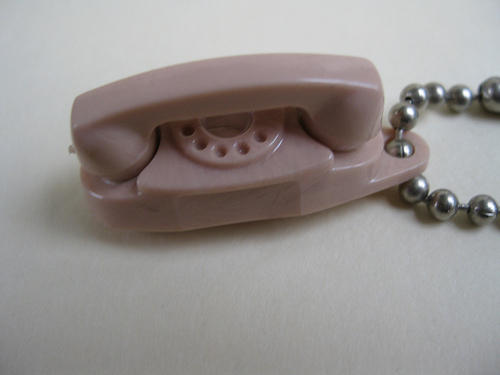
#> input picture test.JPEG, 500 x 375 px
$ python preprocess.py
#> lines starting #> are read from the running program, lines starting #| are printed output that depends on the picture
import os
from PIL import Image
import numpy as np

def main():
    img = Image.open("test.JPEG").convert('RGB')
#> img is the input picture: PIL image 500x375 RGB; mean R, G, B 150.5, 145.8, 143.9
    input_size = 256
    if img.height <= img.width:
        ratio = input_size / img.height
#> ratio = 0.683
        w_size = int(img.width * ratio)
#> w_size = 341
        img = img.resize((w_size, input_size), Image.BILINEAR)
#> img: PIL image 341x256 RGB
    else:
        ratio = input_size / img.width
        h_size = int(img.height * ratio)
        img = img.resize((input_size, h_size), Image.BILINEAR)

    img = np.array(img, dtype=np.float32)
#> img: shape (256, 341, 3) float32
    out_width = 224
    out_height = 224
    height, width, _ = img.shape
#> height = 256; width = 341
    left = int((width - out_width) / 2)
#> left = 58
    right = int((width + out_width) / 2)
#> right = 282
    top = int((height - out_height) / 2)
#> top = 16
    bottom = int((height + out_height) / 2)
#> bottom = 240
    img = img[top:bottom, left:right]
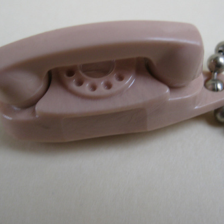
#> img: shape (224, 224, 3) float32; mean R, G, B 140.4, 131, 127.9

    img = img / 255.
    mean = [0.485, 0.456, 0.406]
    std = [0.229, 0.224, 0.225]
    img[..., 0] = (img[..., 0] - mean[0]) / std[0]
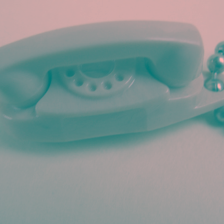
#> img: shape (224, 224, 3) float32; mean R, G, B 0.286, 0.514, 0.501; drawn with min black and max white
    img[..., 1] = (img[..., 1] - mean[1]) / std[1]
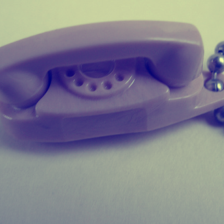
#> img: shape (224, 224, 3) float32; mean R, G, B 0.286, 0.258, 0.501; drawn with min black and max white
    img[..., 2] = (img[..., 2] - mean[2]) / std[2]
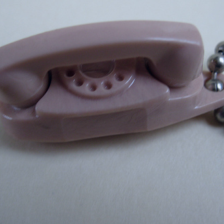
#> img: shape (224, 224, 3) float32; mean R, G, B 0.286, 0.258, 0.424; drawn with min black and max white
    img = img.transpose(2, 0, 1)

    img.tofile(os.path.join('test.bin'))
    print("success in preprocess")

if __name__ == "__main__":
    main()
